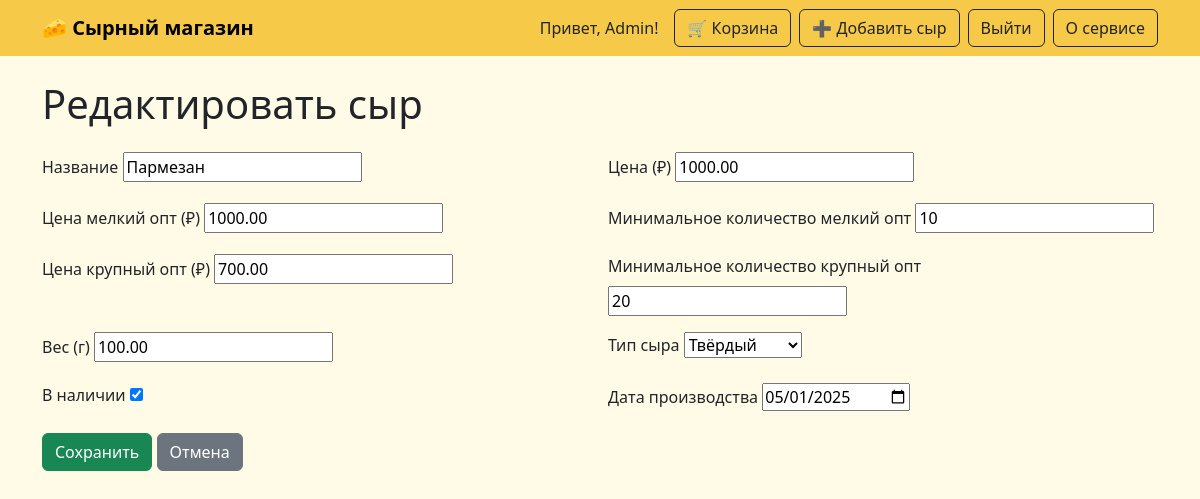
Screenshot of /cheese/1/edit/ (signed in) with the database file from the repository.
### catalog/models.py (models this page shows, shortened)
class User(AbstractUser):
    ROLE_CHOICES = [
        ("admin", "Администратор"),
        ("product_manager", "Товаровед"),
        ("sales_manager",
         "Менеджер по продажам"),
        ("guest", "Гость"),
    ]
    role = models.CharField(max_length=20,
                            choices=ROLE_CHOICES, default="guest")

class Cheese(models.Model):
    name = models.CharField(max_length=100)
    price = models.DecimalField(max_digits=8,
                                decimal_places=2)  # цена за единицу
    price_small_opt = models.DecimalField(
        max_digits=8,
        decimal_places=2,
        null=True,
        blank=True,
        verbose_name="Цена мелкий опт",
    )
    min_qty_small_opt = models.PositiveIntegerField(
        null=True, blank=True,
        verbose_name="Минимальное количество для мелкого опта"
    )
    price_big_opt = models.DecimalField(
        max_digits=8,
        decimal_places=2,
        null=True,
        blank=True,
        verbose_name="Цена крупный опт",
    )
    min_qty_big_opt = models.PositiveIntegerField(
        null=True, blank=True,
        verbose_name="Минимальное количество для крупного опта"
    )
    weight = models.DecimalField(max_digits=6, decimal_places=2)
    cheese_type = models.ForeignKey(CheeseType, on_delete=models.CASCADE)
    in_stock = models.BooleanField(default=True)
    production_date = models.DateField()

### catalog/decorators.py (the view)
        def _wrapped_view(request, *args, **kwargs):
            if not request.user.is_authenticated:
                raise PermissionDenied("Требуется авторизация")
            if request.user.role not in allowed_roles:
                raise PermissionDenied("Нет прав для выполнения операции")
            return view_func(request, *args, **kwargs)

### catalog/models.py (called while the page is built)
    def __str__(self):
        return self.name

### catalog/views.py (called while the page is built)
@role_required(["admin", "product_manager"])
def cheese_edit(request, cheese_id):
    cheese = get_object_or_404(Cheese, id=cheese_id)
    if request.method == "POST":
        form = CheeseForm(request.POST, instance=cheese)
        if form.is_valid():
            form.save()
            return redirect("cheese_detail", cheese_id=cheese.id)
    else:
        form = CheeseForm(instance=cheese)
    return render(request, "catalog/cheese_form.html", {"form": form})

### catalog/templates/catalog/cheese_form.html (shortened to what this page needs)
{% extends 'catalog/base.html' %}
{% block content %}
  <h1 class="mb-4">{{ form.instance.id|yesno:"Редактировать сыр,Добавить новый сыр" }}</h1>
  <form method="post" class="row g-3">
    {% for field in form %}
      <div class="col-md-6">
        <label for="{{ field.id_for_label }}" class="form-label">{{ field.label }}</label>
        {{ field }}
      </div>
    {% endfor %}
    <div class="col-12">
      <button type="submit" class="btn btn-success">Сохранить</button>
      <a href="{% url 'cheese_list' %}" class="btn btn-secondary">Отмена</a>
    </div>
  </form>
{% endblock %}

### catalog/templates/catalog/base.html (shortened to what this page needs)
<!DOCTYPE html>
<html lang="ru">
<head>
  <link href="https://cdn.jsdelivr.net/npm/bootstrap@5.3.3/dist/css/bootstrap.min.css" rel="stylesheet">
</head>
<body>
  <nav class="navbar navbar-expand-lg navbar-cheese mb-4">
  <div class="container">
    <a class="navbar-brand fw-bold" href="{% url 'cheese_list' %}">🧀 Сырный магазин</a>
    <div class="d-flex align-items-center">
      {% if user.is_authenticated %}
        <span class="me-3">Привет, {{ user.username }}!</span>
        {% if user.role == 'admin' or user.role == 'sales_manager' %}
          <a class="btn btn-outline-dark me-2" href="{% url 'batch_list' %}">🛒 Корзина</a>
        {% endif %}
        {% if user.role == 'admin' %}
          <a class="btn btn-outline-dark me-2" href="{% url 'cheese_create' %}">➕ Добавить сыр</a>
        {% endif %}
        <form method="post" action="{% url 'logout' %}" class="d-inline">
          <button type="submit" class="btn btn-outline-dark me-2">Выйти</button>
        </form>
      {% else %}
        <a class="btn btn-outline-dark me-2" href="{% url 'login' %}">Войти</a>
      {% endif %}
      <a class="btn btn-outline-dark" href="{% url 'about' %}">О сервисе</a>
    </div>
  </div>
</nav>
  <div class="container">
    {% block content %}{% endblock %}
  </div>
</body>
</html>

### catalog/templates/catalog/base.html (style rules this page uses)
body { background-color: #fffbe6; }
.navbar-cheese { background-color: #f7c948; }

### rows the page displays
User: username "Admin"
Cheese: instance.id "Редактировать сыр", form "Пармезан" "1000.00" "1000.00" "10" "700.00" "20" "100.00" "Твёрдый" "☑" "05/01/2025"

### other values shown
{{ field.label }} "Название" "Цена (₽)" "Цена мелкий опт (₽)" "Минимальное количество мелкий опт" "Цена крупный опт (₽)" "Минимальное количество крупный опт" "Вес (г)" "Тип сыра" "В наличии" "Дата производства"
